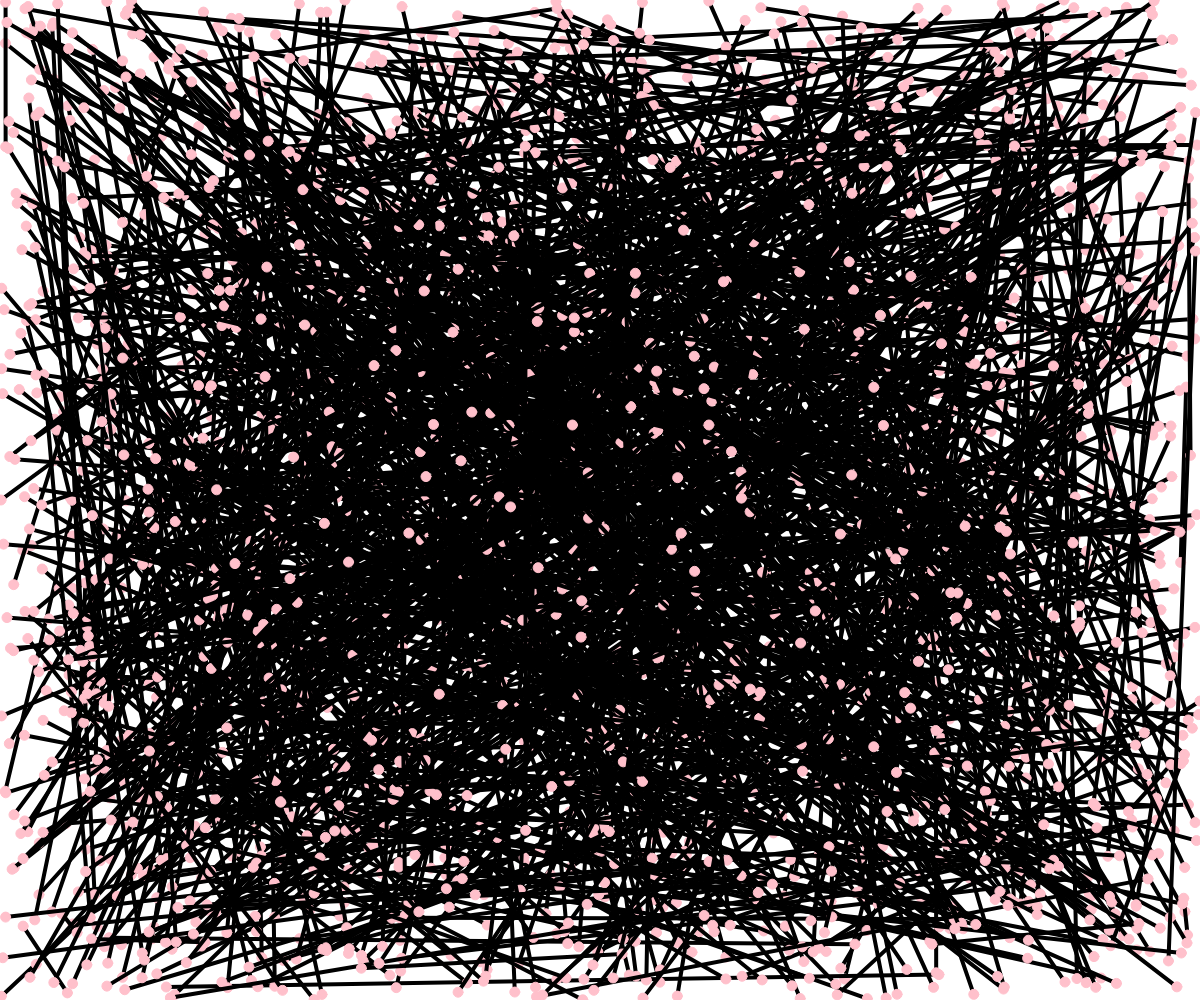
Frame 1 (no input)
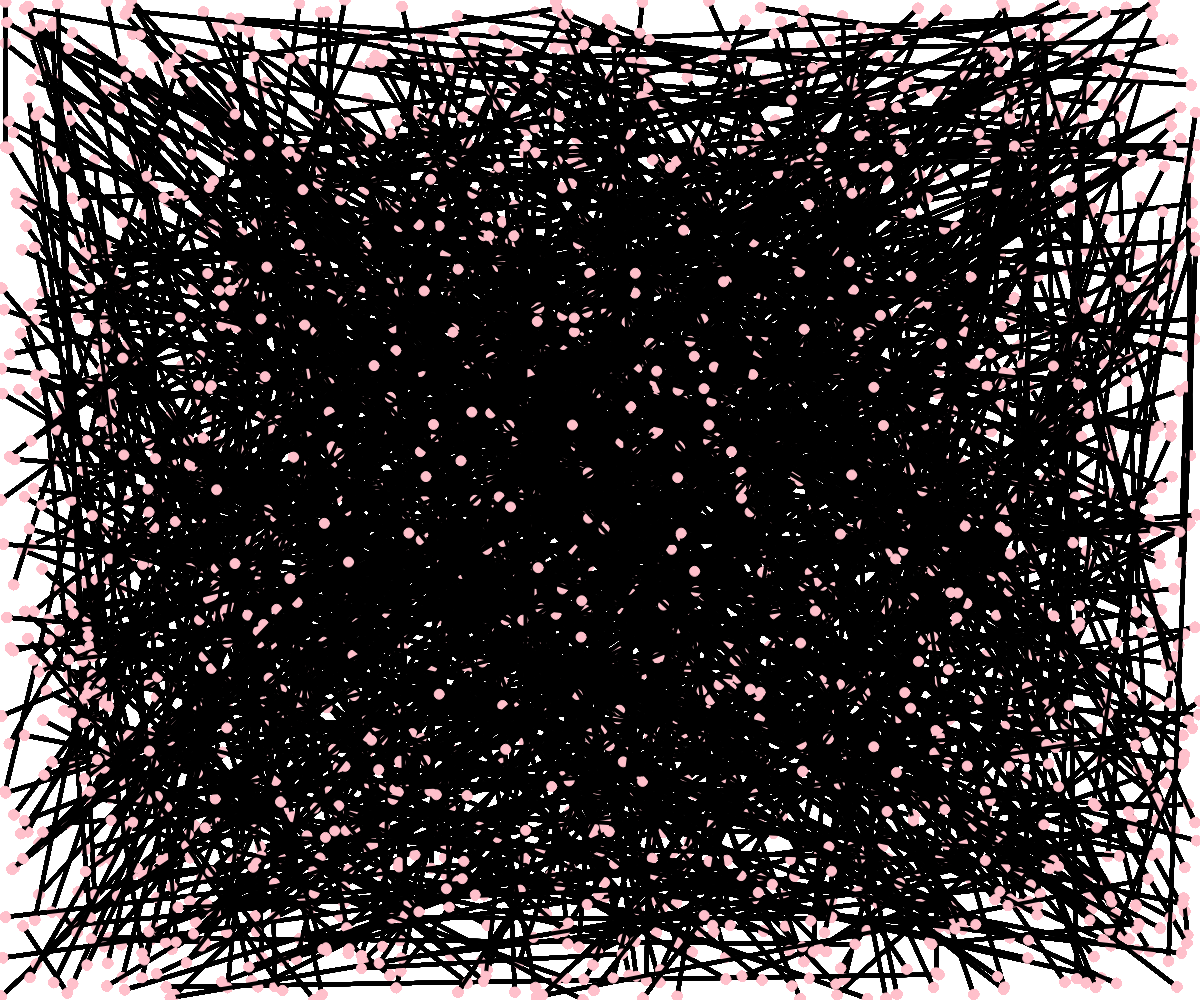
Frame 60 (no input)
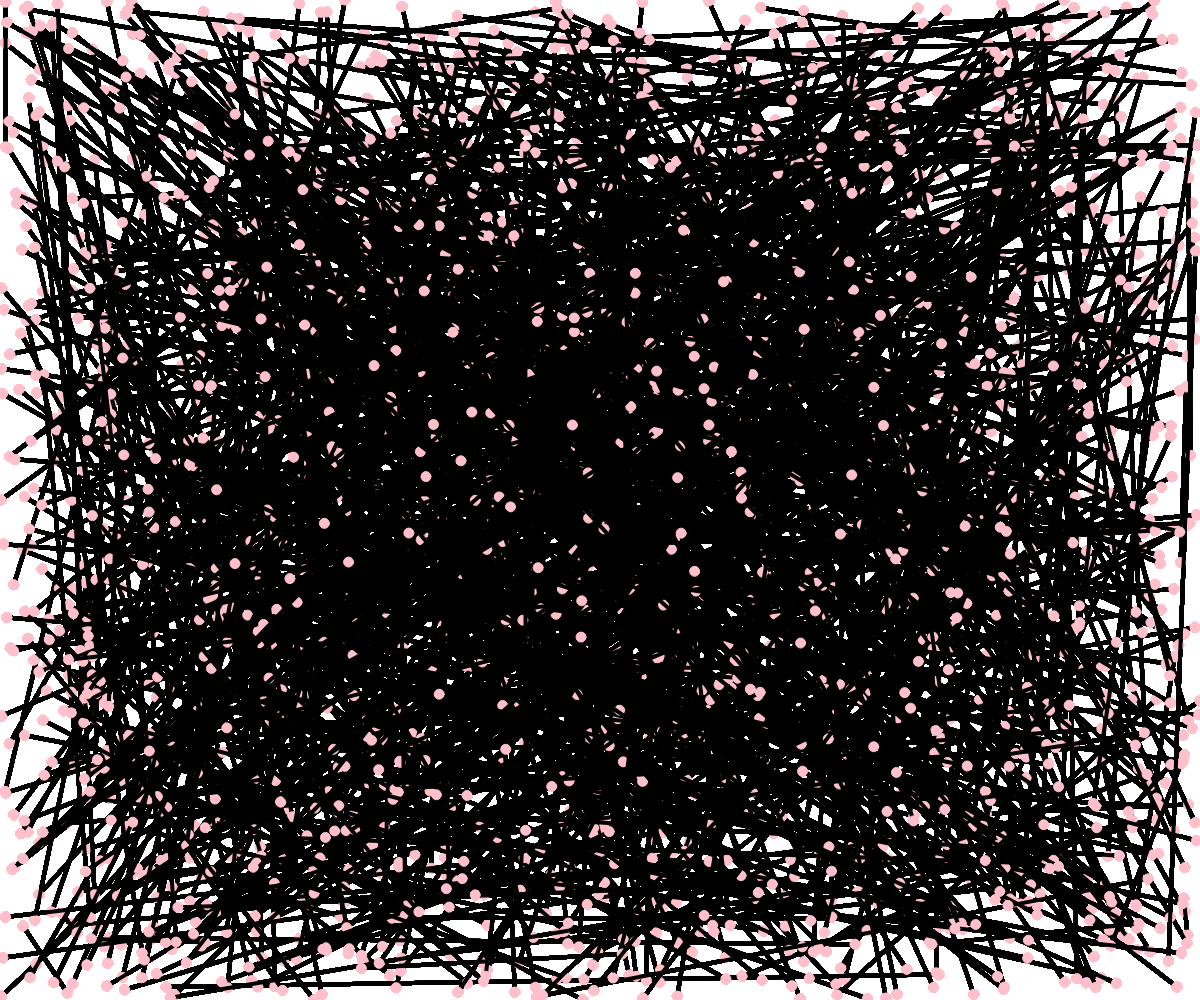
Frame 120 (the mouse pressed at the canvas centre since frame 60)

The p5.js sketch that drew these frames (run headless with seeded random() and noise() and a simulated clock; from frame 60 on, the mouse is pressed at the canvas centre):

// p5.js sketch
// ── sketch.js
function setup() {
  createCanvas(windowWidth, windowHeight);
}

function draw() {
  randomSeed(100);
  for (let counter = 0; counter < 1052; counter += 1) {

    let x1 = random(0, windowWidth);
    let y1 = random(0, windowHeight);
    let x0 = random(0, windowWidth);
    let y0 = random(0, windowHeight);
    
    stroke('black');
    strokeWeight(4);
    line(x1, y1, x0, y0);

    stroke('pink');
    fill('pink');
    strokeWeight(1);
    ellipse(x1, y1, 10);
    ellipse(x0, y0, 10);

    

    
  }
}
